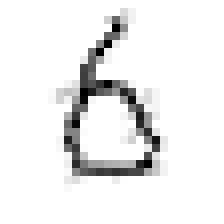
#> input picture FirstNeuralNetwork/Image/6_3.png, 28 x 28 px, found by its file name (shown 8 times larger)
$ jupyter execute --allow-errors Network.ipynb   (shell and % lines are left out)
#> lines starting #> are read from the running program, lines starting #| are printed output that depends on the picture; long printed decimals are rounded
[cell 1]
import numpy
import scipy.special

[cell 2]
import scipy.ndimage

[cell 3]
class neuralNetwork:

    def __init__(self, inputNodes, hiddenNodes, outputNodes, learningRate):
        #Колво узлов
        self.inodes = inputNodes
        self.hnodes = hiddenNodes
        self.onodes = outputNodes

        #Матрицы весовых коэффицентов
        self.wih = numpy.random.normal(0.0, pow(self.hnodes, -0.5), (self.hnodes, self.inodes))
        self.who = numpy.random.normal(0.0, pow(self.onodes, -0.5), (self.onodes, self.hnodes))

        #Коэффицент обучения
        self.lr = learningRate;

        #Функция активация: здесь сигмоида 1/(1 + e^-x)
        self.activationFunc = lambda x: scipy.special.expit(x)
        self.inverse_activation_function = lambda x: scipy.special.logit(x)
        pass

    def train(self, inputsList, targetsList):
        inputs = numpy.array(inputsList, ndmin=2).T
        targets = numpy.array(targetsList, ndmin=2).T

        #Входящие сигналы для скрытого слоя
        hidden_inputs = numpy.dot(self.wih, inputs)
        #Исходящий сигнал из скрытого слоя
        hidden_outputs = self.activationFunc(hidden_inputs)

        #Входящий сигнал в выходной слой
        final_inputs = numpy.dot(self.who, hidden_outputs)
        #Выходящий сигнал из выходного слоя
        final_outputs = self.activationFunc(final_inputs)

        #Ошибка = целевое значение - фактическое значение
        output_errors = targets - final_outputs
        #Ошибки скрытого слоя
        hidden_errors = numpy.dot(self.who.T, output_errors)

        #Обновление весовых коэффицентов между скрытым слоем и выходным
        self.who += self.lr * numpy.dot((output_errors * final_outputs * (1.0 - final_outputs)), numpy.transpose(hidden_outputs))
        #Обновление весовых коэффицентов между входным слоем и скрытым
        self.wih += self.lr * numpy.dot((hidden_errors * hidden_outputs * (1.0 - hidden_outputs)), numpy.transpose(inputs))
        pass

    def query(self, inputsList):
        inputs = numpy.array(inputsList, ndmin=2).T

        #Входящие сигналы для скрытого слоя
        hidden_inputs = numpy.dot(self.wih, inputs)
        #Исходящий сигнал из скрытого слоя
        hidden_outputs = self.activationFunc(hidden_inputs)


        #Входящий сигнал в выходной слой
        final_inputs = numpy.dot(self.who, hidden_outputs)
        #Выходящий сигнал из выходного слоя
        final_outputs = self.activationFunc(final_inputs)

        return final_outputs

    def backquery(self, targets_list):
        final_outputs = numpy.array(targets_list, ndmin=2).T

        final_inputs = self.inverse_activation_function(final_outputs)

        hidden_outputs = numpy.dot(self.who.T, final_inputs)

        hidden_outputs -= numpy.min(hidden_outputs)
        hidden_outputs /= numpy.max(hidden_outputs)
        hidden_outputs *= 0.98
        hidden_outputs += 0.01

        hidden_inputs = self.inverse_activation_function(hidden_outputs)

        inputs = numpy.dot(self.wih.T, hidden_inputs)

        inputs -= numpy.min(inputs)
        inputs /= numpy.max(inputs)
        inputs *= 0.98
        inputs += 0.01

        return inputs

[cell 4]
#Создание сети
input_nodes = 784
hidden_nodes = 200
output_nodes = 10

learning_rate = 0.01

n = neuralNetwork(input_nodes, hidden_nodes, output_nodes, learning_rate)

#> (a cell that did not finish here is left out)

[cell 6]
epochs = 10
#> (the rest of this cell did not finish here and is left out)

#> (a cell that did not finish here is left out)

[cell 8]
scorecard = []

#> (the rest of this cell did not finish here and is left out)

[cell 9]
import csv

[cell 10]
#Сохранение весов в csv файл
fileWIH = "wih.csv"
fileWHO = "who.csv"

with open(fileWIH, "w", newline="") as file:
    writer = csv.writer(file)
    writer.writerows(n.wih)

with open(fileWHO, "w", newline="") as file:
    writer = csv.writer(file)
    writer.writerows(n.who)

#> (a cell that did not finish here is left out)

[cell 12]
#Cвои изображения
import matplotlib.pyplot

import imageio

[cell 13]
img_array = imageio.imread('Image/6_3.png', as_gray=True)
#> img_array is the input picture: shape (28, 28) float32; min 0, max 255, mean 237
img_data  = 255.0 - img_array.reshape(784)
#> img_data = 784 values, max 255 at index 98, min 0 at index 0, mean 18.04
img_data = (img_data / 255.0 * 0.99) + 0.01
#> img_data = 784 values, max 1 at index 98, min 0.01 at index 0, mean 0.08
print("min = ", numpy.min(img_data))
#| min =  0.01
print("max = ", numpy.max(img_data))
#| max =  1.0
matplotlib.pyplot.imshow(img_data.reshape(28,28), cmap='Greys', interpolation='None')

outputs = n.query(img_data)
#> in query, `inputs = numpy.array(inputsList, ndmin=2).T`: inputs has the same summary as img_data outside query
#> in query, `hidden_inputs = numpy.dot(self.wih, inputs)`: hidden_inputs = 200 values, max 1.32 at index 44, min -1.17 at index 0, mean 0.0272
#> in query, `hidden_inputs = numpy.dot(self.wih, inputs)`:
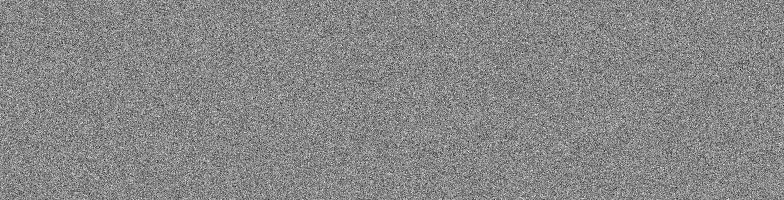
#> self.wih: shape (200, 784) float64; min -0.343, max 0.303, mean 0.00038; drawn with min black and max white
#> in query, `hidden_outputs = self.activationFunc(hidden_inputs)`: hidden_outputs = 200 values, max 0.789 at index 44, min 0.238 at index 0, mean 0.507
#> in query, `final_inputs = numpy.dot(self.who, hidden_outputs)`: final_inputs = [0.0421, -2.29, 1.05, -4.38, 3.31, 2.62, -2.66, 1.5, -0.71, 2.1]
#> in query, `final_outputs = self.activationFunc(final_inputs)`: final_outputs = [0.511, 0.092, 0.741, 0.0124, 0.965, 0.932, 0.0652, 0.817, 0.33, 0.891]
#> outputs has the same summary as final_outputs in query

label = numpy.argmax(outputs)
#> label = 4
print("network says ", label)
#| network says  4
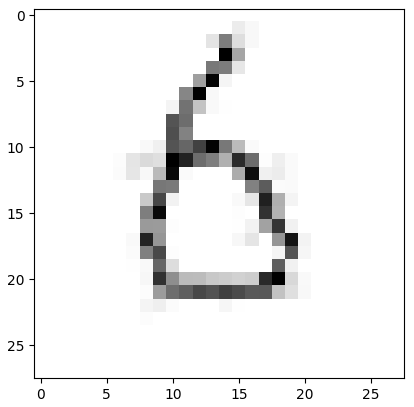
#> figure drawn by matplotlib, 1 panel

[cell 14]
#Представление числа внутри нейросети

#Число
label = 3

targets = numpy.zeros(output_nodes) + 0.01
targets[label] = 0.99

image_data = n.backquery(targets)
#> in backquery, `inputs = numpy.dot(self.wih.T, hidden_inputs)`: inputs = 784 values, max 2.81 at index 706, min -2.84 at index 77, mean -0.0408
#> in backquery, `inputs -= numpy.min(inputs)`: inputs = 784 values, max 5.65 at index 706, min 0 at index 77, mean 2.8
#> in backquery, `inputs /= numpy.max(inputs)`: inputs = 784 values, max 1 at index 706, min 0 at index 77, mean 0.495
#> in backquery, `inputs *= 0.98`: inputs = 784 values, max 0.98 at index 706, min 0 at index 77, mean 0.485
#> in backquery, `inputs += 0.01`: inputs = 784 values, max 0.99 at index 706, min 0.01 at index 77, mean 0.495
#> image_data has the same summary as inputs in backquery
matplotlib.pyplot.imshow(image_data.reshape(28,28), cmap='Greys', interpolation='None')
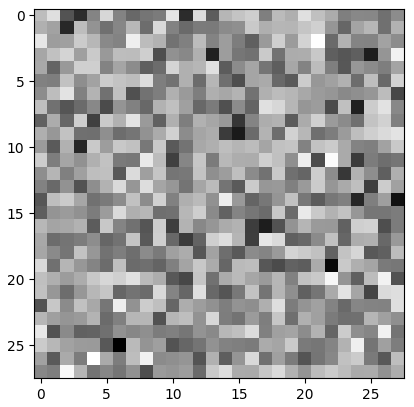
#> figure drawn by matplotlib, 1 panel

$ run again, with FirstNeuralNetwork/Image/2_3.png copied over FirstNeuralNetwork/Image/6_3.png
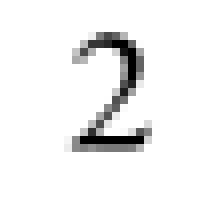
#> input picture FirstNeuralNetwork/Image/2_3.png, 28 x 28 px, found by its file name (shown 8 times larger)
#> img_array is the input picture: shape (28, 28) float32; min 0, max 255, mean 241.6
#> `img_data  = 255.0 - img_array.reshape(784)`: img_data = 784 values, max 255 at index 154, min 0 at index 0, mean 13.41
#> `img_data = (img_data / 255.0 * 0.99) + 0.01`: img_data = 784 values, max 1 at index 154, min 0.01 at index 0, mean 0.0621
#| min =  0.01
#| max =  1.0
#> in query, `inputs = numpy.array(inputsList, ndmin=2).T`: inputs has the same summary as img_data outside query
#> hidden_inputs = 200 values, max 0.882 at index 186, min -0.967 at index 102, mean 0.0217
#> hidden_outputs = 200 values, max 0.707 at index 186, min 0.276 at index 102, mean 0.505
#> final_inputs = [-0.0916, -2.38, 1.3, -4.81, 3.83, 2.22, -1.82, -0.0835, -0.0552, 1.78]
#> final_outputs = [0.477, 0.0849, 0.786, 0.00806, 0.979, 0.902, 0.139, 0.479, 0.486, 0.856]
#> outputs has the same summary as final_outputs in query
#> label = 4
#| network says  4
#> `[cell 13] img_array = imageio.imread('Image/6_3.png', as_gray=True) im..`:
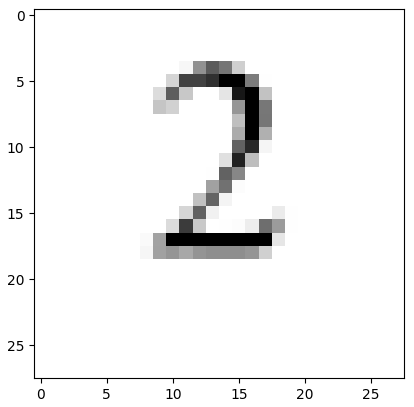
#> figure drawn by matplotlib, 1 panel
#> in backquery, `inputs = numpy.dot(self.wih.T, hidden_inputs)`: inputs = 784 values, max 2.81 at index 706, min -2.84 at index 77, mean -0.0408
#> in backquery, `inputs -= numpy.min(inputs)`: inputs = 784 values, max 5.65 at index 706, min 0 at index 77, mean 2.8
#> in backquery, `inputs /= numpy.max(inputs)`: inputs = 784 values, max 1 at index 706, min 0 at index 77, mean 0.495
#> in backquery, `inputs *= 0.98`: inputs = 784 values, max 0.98 at index 706, min 0 at index 77, mean 0.485
#> in backquery, `inputs += 0.01`: inputs = 784 values, max 0.99 at index 706, min 0.01 at index 77, mean 0.495
#> image_data has the same summary as inputs in backquery

$ run again, with FirstNeuralNetwork/Image/3_3.png copied over FirstNeuralNetwork/Image/6_3.png
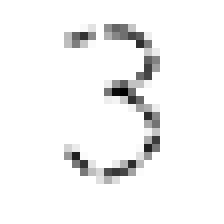
#> input picture FirstNeuralNetwork/Image/3_3.png, 28 x 28 px, found by its file name (shown 8 times larger)
#> img_array is the input picture: shape (28, 28) float32; min 0, max 255, mean 243.8
#> `img_data  = 255.0 - img_array.reshape(784)`: img_data = 784 values, max 255 at index 323, min 0 at index 0, mean 11.19
#> `img_data = (img_data / 255.0 * 0.99) + 0.01`: img_data = 784 values, max 1 at index 323, min 0.01 at index 0, mean 0.0534
#| min =  0.01
#| max =  1.0
#> in query, `inputs = numpy.array(inputsList, ndmin=2).T`: inputs has the same summary as img_data outside query
#> hidden_inputs = 200 values, max 0.681 at index 112, min -0.781 at index 10, mean 0.0146
#> hidden_outputs = 200 values, max 0.664 at index 112, min 0.314 at index 10, mean 0.504
#> final_inputs = [0.0259, -1.88, 1.44, -4.37, 2.7, 2.55, -2.29, 1.09, -0.55, 1.83]
#> final_outputs = [0.506, 0.132, 0.808, 0.0124, 0.937, 0.928, 0.0918, 0.749, 0.366, 0.862]
#> outputs has the same summary as final_outputs in query
#> label = 4
#| network says  4
#> `[cell 13] img_array = imageio.imread('Image/6_3.png', as_gray=True) im..`:
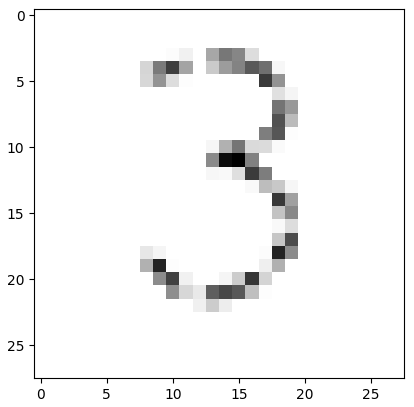
#> figure drawn by matplotlib, 1 panel
#> in backquery, `inputs = numpy.dot(self.wih.T, hidden_inputs)`: inputs = 784 values, max 2.81 at index 706, min -2.84 at index 77, mean -0.0408
#> in backquery, `inputs -= numpy.min(inputs)`: inputs = 784 values, max 5.65 at index 706, min 0 at index 77, mean 2.8
#> in backquery, `inputs /= numpy.max(inputs)`: inputs = 784 values, max 1 at index 706, min 0 at index 77, mean 0.495
#> in backquery, `inputs *= 0.98`: inputs = 784 values, max 0.98 at index 706, min 0 at index 77, mean 0.485
#> in backquery, `inputs += 0.01`: inputs = 784 values, max 0.99 at index 706, min 0.01 at index 77, mean 0.495
#> image_data has the same summary as inputs in backquery

$ run again, with FirstNeuralNetwork/Image/4_3.png copied over FirstNeuralNetwork/Image/6_3.png
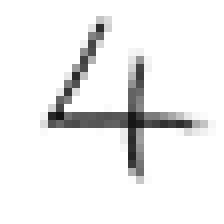
#> input picture FirstNeuralNetwork/Image/4_3.png, 28 x 28 px, found by its file name (shown 8 times larger)
#> img_array is the input picture: shape (28, 28) float32; min 18, max 255, mean 238.1
#> `img_data  = 255.0 - img_array.reshape(784)`: img_data = 784 values, max 237 at index 399, min 0 at index 0, mean 16.88
#> `img_data = (img_data / 255.0 * 0.99) + 0.01`: img_data = 784 values, max 0.93 at index 399, min 0.01 at index 0, mean 0.0755
#| min =  0.01
#| max =  0.9301
#> in query, `inputs = numpy.array(inputsList, ndmin=2).T`: inputs has the same summary as img_data outside query
#> hidden_inputs = 200 values, max 1.08 at index 96, min -1.25 at index 102, mean 0.0557
#> hidden_outputs = 200 values, max 0.747 at index 96, min 0.224 at index 102, mean 0.513
#> final_inputs = [-0.632, -1.65, 1.83, -4.89, 3.59, 2.72, -2.16, 1.28, 0.0152, 1.95]
#> final_outputs = [0.347, 0.16, 0.862, 0.0075, 0.973, 0.938, 0.104, 0.783, 0.504, 0.875]
#> outputs has the same summary as final_outputs in query
#> label = 4
#| network says  4
#> `[cell 13] img_array = imageio.imread('Image/6_3.png', as_gray=True) im..`:
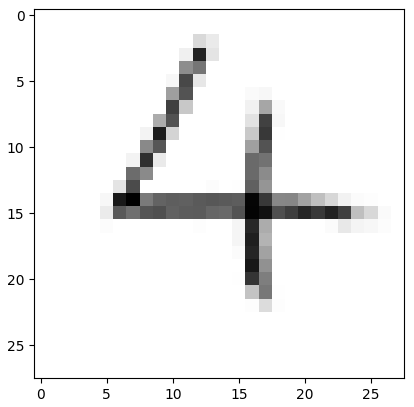
#> figure drawn by matplotlib, 1 panel
#> in backquery, `inputs = numpy.dot(self.wih.T, hidden_inputs)`: inputs = 784 values, max 2.81 at index 706, min -2.84 at index 77, mean -0.0408
#> in backquery, `inputs -= numpy.min(inputs)`: inputs = 784 values, max 5.65 at index 706, min 0 at index 77, mean 2.8
#> in backquery, `inputs /= numpy.max(inputs)`: inputs = 784 values, max 1 at index 706, min 0 at index 77, mean 0.495
#> in backquery, `inputs *= 0.98`: inputs = 784 values, max 0.98 at index 706, min 0 at index 77, mean 0.485
#> in backquery, `inputs += 0.01`: inputs = 784 values, max 0.99 at index 706, min 0.01 at index 77, mean 0.495
#> image_data has the same summary as inputs in backquery
